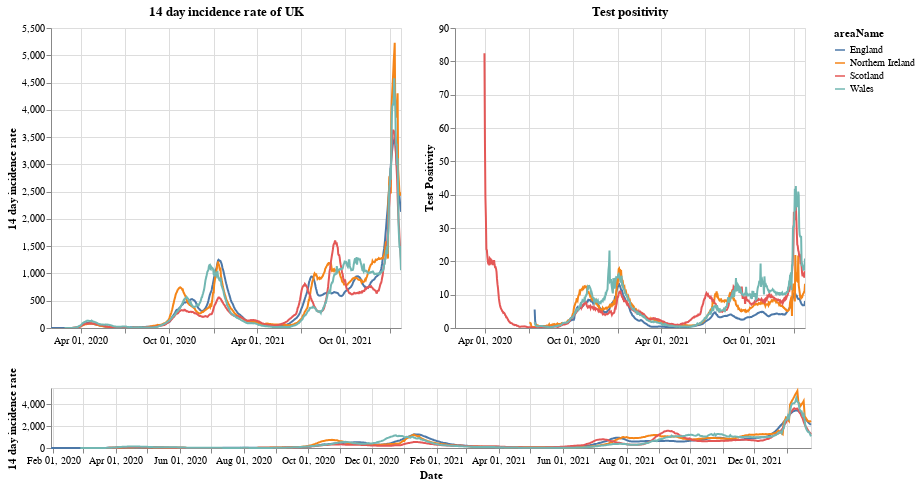

Notebook source saved alongside this figure:
### Markdown cell above
# Plots

First a plot with each country in the UK. The top right shows the positivity rate for (which is the percentage of registered tests which were positive) while the top left is the 14 day incidence rate. The bottom chart can be used to select the timeframe (does not work on a mobile device).

### Code cell
#collapse
brush = alt.selection(type='interval', name='DateBrush',encodings=['x'],fields=['Time'])
leg_selection = alt.selection_multi(fields=['areaName'], bind='legend')

base = alt.Chart(uk_cases).mark_line().encode(
    x=alt.X("yearmonthdate(date):T", axis=alt.Axis(title='Date')),
    y=alt.Y("twoWeeklyCasesRate:Q", axis=alt.Axis(title='14 day incidence rate')),
    tooltip=['areaName', 'date','twoWeeklyCasesRate', 'testPositivity'],
    color='areaName',
    opacity=alt.condition(leg_selection, alt.value(2), alt.value(0.1))
).add_selection(leg_selection).properties(width=350)

upper = base.encode(alt.X('yearmonthdate(date):T', axis=alt.Axis(title=''),
                         scale=alt.Scale(domain=brush))
                   ).properties(title=f'14 day incidence rate of UK')
upper_right = upper.encode(alt.Y('testPositivity:Q', axis=alt.Axis(title='Test Positivity'))).properties(title='Test positivity')
lower = base.properties(height=60, width = 760).add_selection(brush)

(upper | upper_right) & lower

### Figure 1 — Vega-Lite specification as saved in the notebook (floating-point values rounded to 4 significant figures; data arrays with more than 128 entries replaced by an {"elided": "..."} marker saying what was removed)
{"config": {"view": {"continuousWidth": 400, "continuousHeight": 300}}, "vconcat": [{"hconcat": [{"mark": "line", "encoding": {"color": {"type": "nominal", "field": "areaName"}, "opacity": {"condition": {"value": 2, "selection": "selector001"}, "value": 0.1}, "tooltip": [{"type": "nominal", "field": "areaName"}, {"type": "temporal", "field": "date"}, {"type": "quantitative", "field": "twoWeeklyCasesRate"}, {"type": "quantitative", "field": "testPositivity"}], "x": {"type": "temporal", "axis": {"title": ""}, "field": "date", "scale": {"domain": {"selection": "DateBrush"}}, "timeUnit": "yearmonthdate"}, "y": {"type": "quantitative", "axis": {"title": "14 day incidence rate"}, "field": "twoWeeklyCasesRate"}}, "selection": {"selector001": {"type": "multi", "fields": ["areaName"], "bind": "legend"}}, "title": "14 day incidence rate of UK", "width": 350}, {"mark": "line", "encoding": {"color": {"type": "nominal", "field": "areaName"}, "opacity": {"condition": {"value": 2, "selection": "selector001"}, "value": 0.1}, "tooltip": [{"type": "nominal", "field": "areaName"}, {"type": "temporal", "field": "date"}, {"type": "quantitative", "field": "twoWeeklyCasesRate"}, {"type": "quantitative", "field": "testPositivity"}], "x": {"type": "temporal", "axis": {"title": ""}, "field": "date", "scale": {"domain": {"selection": "DateBrush"}}, "timeUnit": "yearmonthdate"}, "y": {"type": "quantitative", "axis": {"title": "Test Positivity"}, "field": "testPositivity"}}, "selection": {"selector001": {"type": "multi", "fields": ["areaName"], "bind": "legend"}}, "title": "Test positivity", "width": 350}]}, {"mark": "line", "encoding": {"color": {"type": "nominal", "field": "areaName"}, "opacity": {"condition": {"value": 2, "selection": "selector001"}, "value": 0.1}, "tooltip": [{"type": "nominal", "field": "areaName"}, {"type": "temporal", "field": "date"}, {"type": "quantitative", "field": "twoWeeklyCasesRate"}, {"type": "quantitative", "field": "testPositivity"}], "x": {"type": "temporal", "axis": {"title": "Date"}, "field": "date", "timeUnit": "yearmonthdate"}, "y": {"type": "quantitative", "axis": {"title": "14 day incidence rate"}, "field": "twoWeeklyCasesRate"}}, "height": 60, "selection": {"selector001": {"type": "multi", "fields": ["areaName"], "bind": "legend"}, "DateBrush": {"type": "interval", "encodings": ["x"], "fields": ["Time"]}}, "width": 760}], "data": {"name": "data-12553eb806815cd6de4e9e079a0ec3e2"}, "$schema": "https://vega.github.io/schema/vega-lite/v4.8.1.json", "datasets": {"data-12553eb806815cd6de4e9e079a0ec3e2": {"elided": "2812 records"}}}
